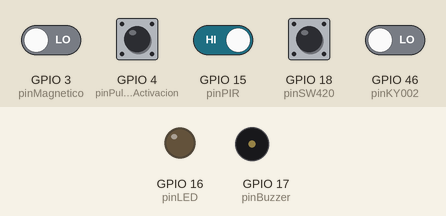
Bench run of a sketch on a simulated ESP32. Shown: output pins drawn as LEDs (lit = HIGH), buzzer (waves = sounding, pin HIGH). The test bench sets the inputs (shaded band); at power-on: GPIO 4 (pinPulsadorActivacion), GPIO 15 (pinPIR) HIGH, GPIO 3 (pinMagnetico), GPIO 18 (pinSW420), GPIO 46 (pinKY002) LOW. WiFi joins after 1.5 s; servers stay silent unless stated; random numbers use the default seed unless the sketch sets one; no MQTT or app messages arrive unless stated; what the sketch prints to the serial monitor is not drawn.

Above: at 3.2 s.
3.3 s: GPIO 4 (pinPulsadorActivacion) pulled LOW for 0.15 s
At 4.2 s:
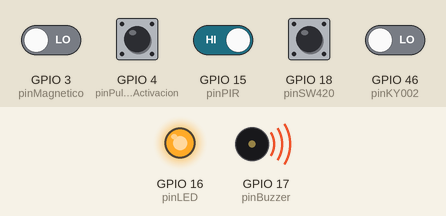
6.4 s: GPIO 4 (pinPulsadorActivacion) pulled LOW for 1 s
At 7.6 s:
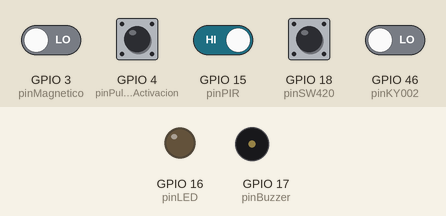
10.4 s: GPIO 3 (pinMagnetico) driven HIGH and GPIO 4 (pinPulsadorActivacion) driven LOW
At 10.8 s:
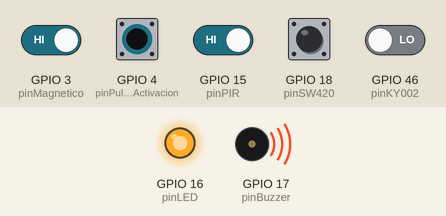
Timing chart, 0 to 12.9 s (numbered marks = the images above; inputs shaded):
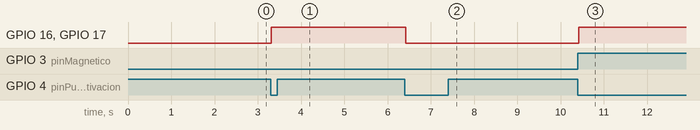

The sketch:

completa4.ino
```cpp
#include <WiFi.h>
#include <PubSubClient.h>

// Configuración conexión WiFi
const char* ssid = "MIWIFI_mPNT 2.4";
const char* password = "hxQetGpu";

// Configuración conexión MQTT
const char* mqttServer = "test.mosquitto.org";
const int mqttPort = 1883;
const char* mqttTopicInput = "sistema/control";
const char* mqttTopicEstado = "sistema/estado";
const char* mqttTopicPIR = "sensor/pir";
const char* mqttTopicSW420 = "sensor/vibracion_sw420";
const char* mqttTopicKY002 = "sensor/vibracion_ky002";
const char* mqttTopicMagnetico = "sensor/magnetico";
const char* mqttTopicLED = "actuador/led";
const char* mqttTopicBuzzer = "actuador/buzzer";

WiFiClient espClient;
PubSubClient client(espClient);

// Pines
const int pinPulsadorActivacion = 4;
const int pinPIR = 15;
const int pinSW420 = 18;
const int pinKY002 = 46;
const int pinMagnetico = 3;
const int pinLED = 16;
const int pinBuzzer = 17;

// Variables para el estado del sistema
bool sistemaActivo = false;
bool presenciaDetectada = false;
bool vibracionSW420Detectada = false;
bool vibracionKY002Detectada = false;
bool magneticoDetectado = false;
bool alarmaActiva = false;

// Variables para debounce
unsigned long tiempoUltimoCambio = 0;
const unsigned long debounceDelay = 50;

// Variables para publicación periódica
unsigned long tiempoUltimaPublicacionSensores = 0;
const unsigned long intervaloPublicacionSensores = 1 * 60 * 1000; // Cada minuto

// Función para conectar a WiFi
void connectToWiFi() {
    Serial.print("Conectando a WiFi...");
    WiFi.begin(ssid, password);
    unsigned long startAttemptTime = millis();

    while (WiFi.status() != WL_CONNECTED && millis() - startAttemptTime < 30000) {
        delay(1000);
        Serial.print(".");
    }

    if (WiFi.status() == WL_CONNECTED) {
        Serial.println("\nWiFi conectado!");
        Serial.print("Dirección IP: ");
        Serial.println(WiFi.localIP());
    } else {
        Serial.println("\nError: No se pudo conectar a WiFi. Reiniciando...");
        ESP.restart();
    }
}

// Función para conectar al broker MQTT
void connectToMQTT() {
    while (!client.connected()) {
        Serial.print("Conectando al broker MQTT...");
        String clientId = "ESP32-" + String(random(0xffff), HEX);
        if (client.connect(clientId.c_str())) {
            Serial.println("Conectado al broker MQTT!");
            client.subscribe(mqttTopicInput);
        } else {
            Serial.print("Error al conectar al broker: ");
            Serial.println(client.state());
            delay(2000);
        }
    }
}

// Publicar estados en MQTT
void publicarEstadosMQTT() {
    client.publish(mqttTopicEstado, sistemaActivo ? "ACTIVO" : "DESACTIVADO");
    client.publish(mqttTopicPIR, presenciaDetectada ? "DETECTADO" : "SIN_MOVIMIENTO");
    client.publish(mqttTopicSW420, vibracionSW420Detectada ? "VIBRACION" : "SIN_VIBRACION");
    client.publish(mqttTopicKY002, vibracionKY002Detectada ? "VIBRACION" : "SIN_VIBRACION");
    client.publish(mqttTopicMagnetico, magneticoDetectado ? "ABIERTO" : "CERRADO");
    client.publish(mqttTopicLED, digitalRead(pinLED) ? "ENCENDIDO" : "APAGADO");
    client.publish(mqttTopicBuzzer, digitalRead(pinBuzzer) ? "ENCENDIDO" : "APAGADO");

    // Imprimir estados en el monitor serie
    Serial.println("\n=== ESTADOS ACTUALES ===");
    Serial.print("Estado del sistema: ");
    Serial.println(sistemaActivo ? "ACTIVO" : "DESACTIVADO");
    Serial.print("PIR: ");
    Serial.println(presenciaDetectada ? "DETECTADO" : "SIN_MOVIMIENTO");
    Serial.print("Vibración SW420: ");
    Serial.println(vibracionSW420Detectada ? "VIBRACION" : "SIN_VIBRACION");
    Serial.print("Vibración KY002: ");
    Serial.println(vibracionKY002Detectada ? "VIBRACION" : "SIN_VIBRACION");
    Serial.print("Magnético: ");
    Serial.println(magneticoDetectado ? "ABIERTO" : "CERRADO");
    Serial.print("LED: ");
    Serial.println(digitalRead(pinLED) ? "ENCENDIDO" : "APAGADO");
    Serial.print("Buzzer: ");
    Serial.println(digitalRead(pinBuzzer) ? "ENCENDIDO" : "APAGADO");
}

// Manejar mensajes MQTT
void callback(char* topic, byte* payload, unsigned int length) {
    String message;
    for (int i = 0; i < length; i++) {
        message += (char)payload[i];
    }

    if (String(topic) == mqttTopicInput) {
        if (message == "ACTIVAR") {
            sistemaActivo = true;
            Serial.println("SISTEMA DE INTRUSIÓN ACTIVADO (por Node-RED)");
        } else if (message == "DESACTIVAR") {
            sistemaActivo = false;
            Serial.println("SISTEMA DE INTRUSIÓN DESACTIVADO (por Node-RED)");
            desactivarAlarma();
        }
        publicarEstadosMQTT();
    }
}

// Leer pulsador con debounce mejorado
bool leerPulsador(int pin) {
    static bool estadoAnterior = HIGH;
    static unsigned long tiempoUltimoCambio = 0;
    bool estadoActual = digitalRead(pin);

    if (estadoActual != estadoAnterior) {
        unsigned long tiempoActual = millis();
        if (tiempoActual - tiempoUltimoCambio > debounceDelay) {
            tiempoUltimoCambio = tiempoActual;
            estadoAnterior = estadoActual;

            if (estadoActual == LOW) {
                return true; // Pulsador presionado
            }
        }
    }
    return false;
}

// Activar alarma
void activarAlarma() {
    digitalWrite(pinLED, HIGH);
    digitalWrite(pinBuzzer, HIGH);
    alarmaActiva = true;
    Serial.println("ALARMA ACTIVADA: Detección de intrusión.");
    publicarEstadosMQTT();
}

// Desactivar alarma
void desactivarAlarma() {
    digitalWrite(pinLED, LOW);
    digitalWrite(pinBuzzer, LOW);
    alarmaActiva = false;
    publicarEstadosMQTT();
}

void setup() {
    Serial.begin(115200);
    pinMode(pinPulsadorActivacion, INPUT_PULLUP);
    pinMode(pinPIR, INPUT);
    pinMode(pinSW420, INPUT);
    pinMode(pinKY002, INPUT);
    pinMode(pinMagnetico, INPUT);
    pinMode(pinLED, OUTPUT);
    pinMode(pinBuzzer, OUTPUT);
    desactivarAlarma();
    connectToWiFi();
    client.setServer(mqttServer, mqttPort);
    client.setCallback(callback);
    connectToMQTT();
}

void loop() {
    if (WiFi.status() != WL_CONNECTED) connectToWiFi();
    if (!client.connected()) connectToMQTT();
    client.loop();

    // Leer pulsador físico
    if (leerPulsador(pinPulsadorActivacion)) {
        sistemaActivo = !sistemaActivo; // Alternar estado del sistema
        Serial.print("Sistema ");
        Serial.println(sistemaActivo ? "ACTIVO" : "DESACTIVADO");
        publicarEstadosMQTT(); // Publicar estado del sistema
        if (!sistemaActivo) desactivarAlarma();
    }

    // Leer estado de los sensores
    presenciaDetectada = digitalRead(pinPIR);
    vibracionSW420Detectada = digitalRead(pinSW420);
    vibracionKY002Detectada = digitalRead(pinKY002);
    magneticoDetectado = digitalRead(pinMagnetico);

    if (sistemaActivo && (presenciaDetectada || vibracionSW420Detectada || vibracionKY002Detectada || magneticoDetectado)) {
        if (!alarmaActiva) activarAlarma();
    } else if (!presenciaDetectada && !vibracionSW420Detectada && !vibracionKY002Detectada && !magneticoDetectado && alarmaActiva) {
        desactivarAlarma();
    }

    // Publicar estados de los sensores periódicamente
    unsigned long tiempoActual = millis();
    if (tiempoActual - tiempoUltimaPublicacionSensores >= intervaloPublicacionSensores) {
        publicarEstadosMQTT();
        tiempoUltimaPublicacionSensores = tiempoActual;
    }
}
```

Measured:
- after the input at 3.3 s, GPIO 16 (pinLED), GPIO 17 (pinBuzzer): LOW → HIGH at once
- after the input at 6.4 s, GPIO 16 (pinLED), GPIO 17 (pinBuzzer): HIGH → LOW at once
- after the input at 10.4 s, GPIO 16 (pinLED), GPIO 17 (pinBuzzer): LOW → HIGH at once
